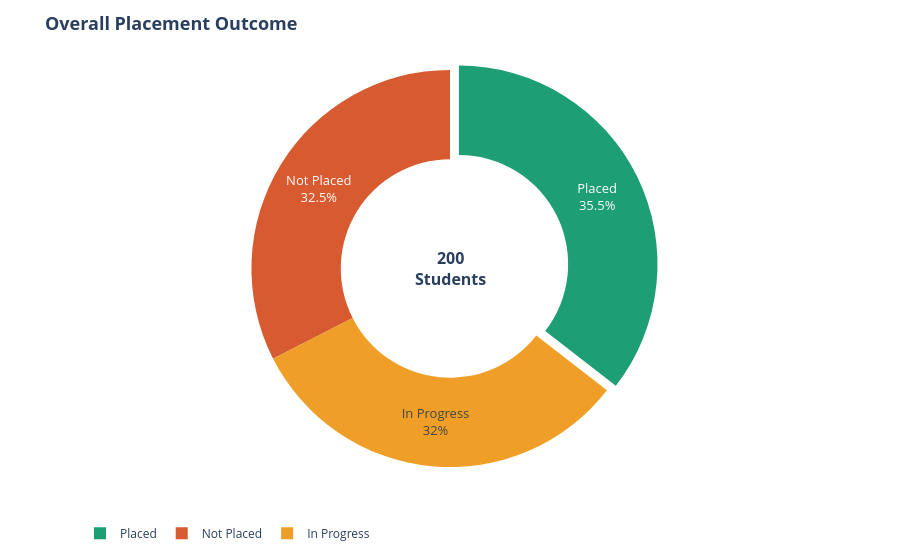

The code cell stored with this chart in its notebook:
### Code cell
status_counts = dt['Status'].value_counts().reset_index()
status_counts.columns = ['Status', 'Count']

fig = go.Figure(go.Pie(
    labels=status_counts['Status'],
    values=status_counts['Count'],
    hole=0.55,
    marker=dict(colors=[COLOR_MAP.get(s, '#999') for s in status_counts['Status']]),
    textinfo='label+percent',
    textfont_size=13,
    pull=[0.05 if s == 'Placed' else 0 for s in status_counts['Status']]
))

total = status_counts['Count'].sum()
fig.update_layout(
    title='<b>Overall Placement Outcome</b>',
    title_font_size=18,
    paper_bgcolor='white',
    annotations=[dict(text=f'<b>{total}<br>Students</b>', x=0.5, y=0.5,
                      font_size=16, showarrow=False)],
    legend=dict(orientation='h', y=-0.1),
    margin=dict(t=60, b=60)
)
fig.show()

### Figure 1 — Plotly figure (JSON) as saved in the notebook; plotly's stock layout.template omitted (floating-point values rounded to 4 significant figures)
{"data": [{"hole": 0.55, "labels": ["Placed", "Not Placed", "In Progress"], "marker": {"colors": ["#1D9E75", "#D85A30", "#EF9F27"]}, "pull": [0.05, 0, 0], "textfont": {"size": 13}, "textinfo": "label+percent", "type": "pie", "values": [71, 65, 64]}], "layout": {"annotations": [{"font": {"size": 16}, "showarrow": false, "text": "<b>200<br>Students</b>", "x": 0.5, "y": 0.5}], "legend": {"orientation": "h", "y": -0.1}, "margin": {"b": 60, "t": 60}, "paper_bgcolor": "white", "title": {"font": {"size": 18}, "text": "<b>Overall Placement Outcome</b>"}}}
